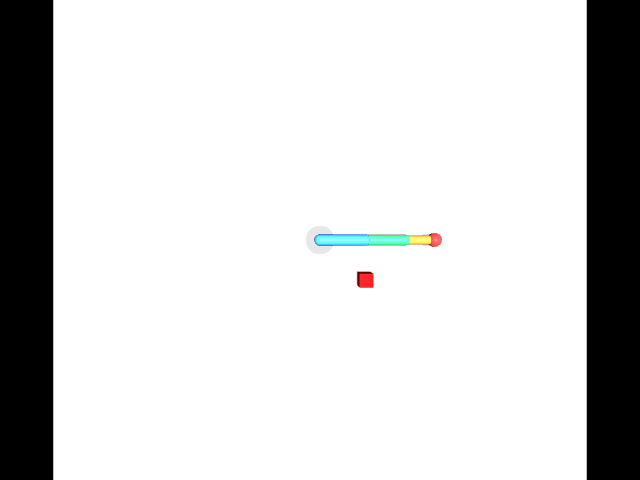
#> input picture outputs/workspace_camera.png, 640 x 480 px
$ python detect_object.py
#> lines starting #> are read from the running program, lines starting #| are printed output that depends on the picture; after the words box and inside, x2 and y2 are one past the last pixel; in counts of white or black regions, pixels touching at a corner belong together
from pathlib import Path
import cv2


# ---------------------------------------------------------
# 1. Locate captured camera image
# ---------------------------------------------------------

PROJECT_ROOT = Path(__file__).resolve().parents[1]

IMAGE_PATH = PROJECT_ROOT / "outputs" / "workspace_camera.png"


# ---------------------------------------------------------
# 2. Load image
# ---------------------------------------------------------

image = cv2.imread(str(IMAGE_PATH))
#> image is the input picture: shape (480, 640, 3); mean B, G, R 212.1, 212.2, 212

if image is None:
    raise FileNotFoundError(
        f"Could not load image: {IMAGE_PATH}"
    )

print("Camera image loaded successfully.")

# Convert BGR -> HSV
hsv = cv2.cvtColor(image, cv2.COLOR_BGR2HSV)
#> hsv: shape (480, 640, 3); mean H, S, V 0.3, 0.9, 212.5


# ---------------------------------------------------------
# 3. Detect red pixels
# ---------------------------------------------------------

# Red has two ranges in HSV
lower_red_1 = (0, 100, 100)
upper_red_1 = (10, 255, 255)

lower_red_2 = (170, 100, 100)
upper_red_2 = (180, 255, 255)

mask1 = cv2.inRange(
    hsv,
    lower_red_1,
    upper_red_1
)
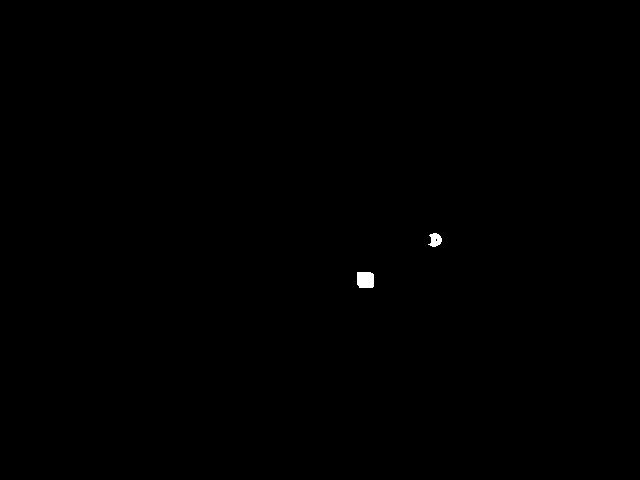
#> mask1: shape (480, 640); 0.13% white; 2 white regions

mask2 = cv2.inRange(
    hsv,
    lower_red_2,
    upper_red_2
)
#> mask2: shape (480, 640); every value is 0

mask = mask1 | mask2


# ---------------------------------------------------------
# 4. Find contours
# ---------------------------------------------------------

contours, _ = cv2.findContours(
    mask,
    cv2.RETR_EXTERNAL,
    cv2.CHAIN_APPROX_SIMPLE
)
#> contours = 2 contours; box (x1, y1, x2, y2) and area: (357, 272, 374, 288) 232, (428, 233, 442, 247) 113


# ---------------------------------------------------------
# 5. Find largest red object
# ---------------------------------------------------------

if not contours:
    print("No red object detected.")
    exit()

largest_contour = max(
    contours,
    key=cv2.contourArea
)
#> largest_contour = contour of 10 points, box (x1, y1, x2, y2) (357, 272, 374, 288), area 232

area = cv2.contourArea(largest_contour)
#> area = 232.5

print(f"Detected red area: {area:.2f} pixels")
#| Detected red area: 232.50 pixels


# Ignore tiny red noise
if area < 50:
    print("Red object is too small.")
    exit()


# ---------------------------------------------------------
# 6. Calculate bounding box
# ---------------------------------------------------------

x, y, w, h = cv2.boundingRect(
    largest_contour
)
#> x = 357; y = 272; w = 17; h = 16

center_x = x + w // 2
#> center_x = 365
center_y = y + h // 2
#> center_y = 280


# ---------------------------------------------------------
# 7. Print detected position
# ---------------------------------------------------------

print()
print("========== RED CUBE DETECTED ==========")
print(f"Bounding box:")
print(f"  x = {x}")
#|   x = 357
print(f"  y = {y}")
#|   y = 272
print(f"  width  = {w}")
#|   width  = 17
print(f"  height = {h}")
#|   height = 16

print()
print("Cube image center:")
print(f"  X = {center_x} pixels")
#|   X = 365 pixels
print(f"  Y = {center_y} pixels")
#|   Y = 280 pixels
print("========================================")


# ---------------------------------------------------------
# 8. Draw detection for visual verification
# ---------------------------------------------------------

output = image.copy()

cv2.rectangle(
    output,
    (x, y),
    (x + w, y + h),
    (0, 255, 0),
    2
)

cv2.circle(
    output,
    (center_x, center_y),
    5,
    (255, 0, 0),
    -1
)
#> output: shape (480, 640, 3); mean B, G, R 212, 212.2, 211.8

cv2.putText(
    output,
    f"Cube: ({center_x}, {center_y})",
    (x, max(y - 10, 20)),
    cv2.FONT_HERSHEY_SIMPLEX,
    0.6,
    (0, 0, 0),
    2
)
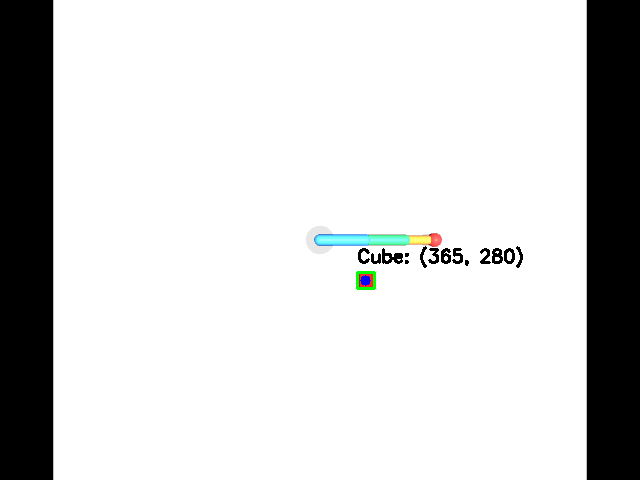
#> output: shape (480, 640, 3); mean B, G, R 211, 211.2, 210.8


# ---------------------------------------------------------
# 9. Save detection result
# ---------------------------------------------------------

output_path = (
    PROJECT_ROOT
    / "outputs"
    / "detected_cube.png"
)

cv2.imwrite(
    str(output_path),
    output
)

print()
print(f"Detection image saved to:")
print(output_path)
